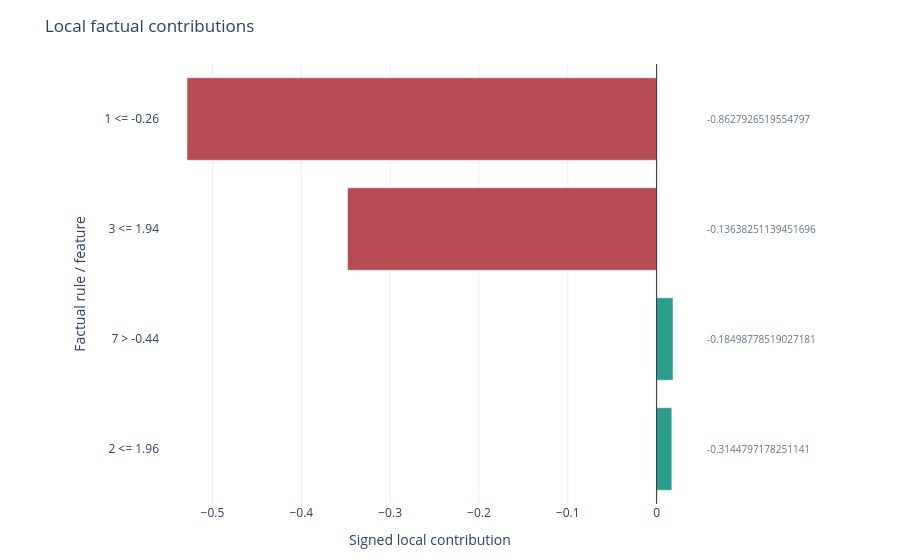

This figure's notebook cell:
### Markdown cell above
## Hiding the prediction header

Set `show_prediction_header=False` to suppress the prediction band — useful when embedding the chart in a dashboard that already shows the prediction.

### Code cell
factual[0].plot(
    style="plotly.local.factual_bars",
    show=True,
    show_prediction_header=False,
);

### Figure 1 — Plotly figure (JSON) as saved in the notebook; plotly's stock layout.template omitted (floating-point values rounded to 4 significant figures)
{"data": [{"hovertemplate": "%{hovertext}<extra></extra>", "hovertext": ["Rule: 1 <= -0.26<br>Feature: 1<br>Feature index: 1<br>Current value: -0.8627926519554797<br>Contribution: -0.528694<br>Contribution interval: [-0.556814, -0.512776]<br>Interval width: 0.0440379<br>Crosses zero: no<br>Prediction: 0.190476<br>Prediction interval: [0.15, 0.2]<br>Task: classification<br>Mode: classification", "Rule: 3 <= 1.94<br>Feature: 3<br>Feature index: 3<br>Current value: -0.13638251139451696<br>Contribution: -0.347985<br>Contribution interval: [-0.392857, -0.309524]<br>Interval width: 0.0833333<br>Crosses zero: no<br>Prediction: 0.190476<br>Prediction interval: [0.15, 0.2]<br>Task: classification<br>Mode: classification", "Rule: 7 > -0.44<br>Feature: 7<br>Feature index: 7<br>Current value: -0.18498778519027181<br>Contribution: +0.0184776<br>Contribution interval: [0.00768588, 0.0703008]<br>Interval width: 0.0626149<br>Crosses zero: no<br>Prediction: 0.190476<br>Prediction interval: [0.15, 0.2]<br>Task: classification<br>Mode: classification", "Rule: 2 <= 1.96<br>Feature: 2<br>Feature index: 2<br>Current value: -0.3144797178251141<br>Contribution: +0.0171668<br>Contribution interval: [0.002886, 0.085213]<br>Interval width: 0.082327<br>Crosses zero: no<br>Prediction: 0.190476<br>Prediction interval: [0.15, 0.2]<br>Task: classification<br>Mode: classification"], "marker": {"color": ["#b84a51", "#b84a51", "#2a9d8f", "#2a9d8f"]}, "name": "contribution", "orientation": "h", "type": "bar", "x": [-0.5287, -0.348, 0.01848, 0.01717], "y": ["1 <= -0.26", "3 <= 1.94", "7 > -0.44", "2 <= 1.96"]}], "layout": {"annotations": [{"align": "left", "font": {"color": "#64748b", "size": 10}, "showarrow": false, "text": "-0.8627926519554797", "x": 1.01, "xanchor": "left", "xref": "paper", "y": "1 <= -0.26", "yref": "y"}, {"align": "left", "font": {"color": "#64748b", "size": 10}, "showarrow": false, "text": "-0.13638251139451696", "x": 1.01, "xanchor": "left", "xref": "paper", "y": "3 <= 1.94", "yref": "y"}, {"align": "left", "font": {"color": "#64748b", "size": 10}, "showarrow": false, "text": "-0.18498778519027181", "x": 1.01, "xanchor": "left", "xref": "paper", "y": "7 > -0.44", "yref": "y"}, {"align": "left", "font": {"color": "#64748b", "size": 10}, "showarrow": false, "text": "-0.3144797178251141", "x": 1.01, "xanchor": "left", "xref": "paper", "y": "2 <= 1.96", "yref": "y"}], "bargap": 0.25, "margin": {"b": 56, "l": 160, "r": 200, "t": 64}, "shapes": [{"line": {"color": "#333333", "width": 1}, "type": "line", "x0": 0, "x1": 0, "xref": "x", "y0": 0, "y1": 1, "yref": "y domain"}], "showlegend": false, "title": {"text": "Local factual contributions"}, "xaxis": {"title": {"text": "Signed local contribution"}}, "yaxis": {"autorange": "reversed", "title": {"text": "Factual rule / feature"}}}}
